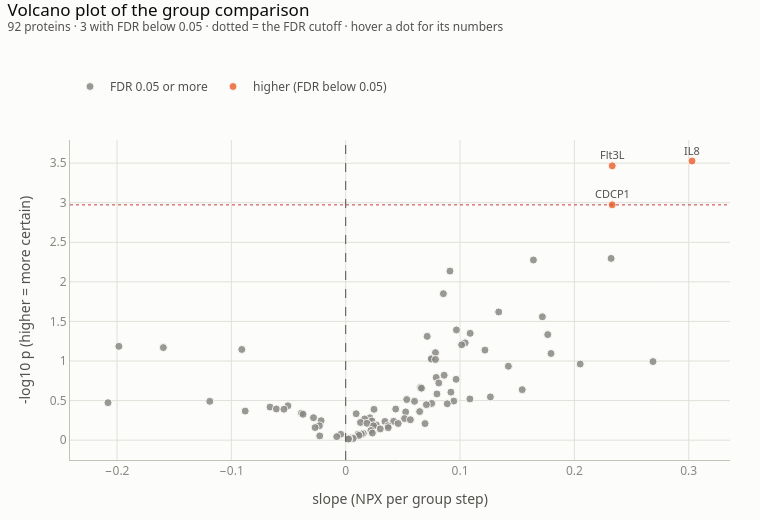

Source (notebook cell):
### Markdown cell above
**How to read this.** Three proteins have an FDR below 0.05: IL8, Flt3L and CDCP1. Each rises by
roughly 0.2 to 0.3 NPX per step, so T2DM sits about 0.5 NPX (1.4 times) above no diabetes. The FDR
corrects for testing 92 proteins at once.

### Code cell
plot_volcano(trend)

### Figure 1 — Plotly figure (JSON) as saved in the notebook; plotly's stock layout.template omitted (floating-point values rounded to 4 significant figures; data arrays with more than 128 entries replaced by an {"elided": "..."} marker saying what was removed)
{"data": [{"customdata": {"elided": "89x5 mixed values"}, "hovertemplate": "<b>%{customdata[0]}</b><br>slope %{x:+.2f} (%{customdata[1]:+.2f} to %{customdata[2]:+.2f})<br>p %{customdata[3]:.2g}<br>FDR %{customdata[4]:.2g}<extra></extra>", "marker": {"color": "#898781", "line": {"color": "#fcfcfb", "width": 1}, "opacity": 0.85, "size": 8}, "mode": "markers", "name": "FDR 0.05 or more", "type": "scatter", "x": [0.2321, 0.1642, 0.0912, 0.08543, 0.1338, 0.172, 0.09684, 0.1089, 0.1767, 0.07125, 0.1045, 0.1014, -0.1984, -0.1595, -0.09088, 0.1218, 0.0785, 0.1796, 0.07471, 0.07495, 0.07853, 0.2688, 0.2051, 0.1423, 0.0861, 0.07914, 0.09655, 0.0814, 0.06546, 0.06627, 0.1544, 0.09202, 0.07979, 0.1266, 0.1086, 0.05339, 0.09451, -0.1189, 0.06018, -0.2079, 0.0752, 0.08882, 0.07055, -0.05053, -0.0662, -0.06064, 0.04372, -0.05403, 0.02475, -0.08789, 0.06469, 0.05244, -0.03868, 0.009145, -0.03729, -0.02817, 0.02119, 0.05147, 0.01649, 0.05658, -0.0215, 0.02302, 0.04193, 0.03431, 0.01293, 0.01859, 0.04591, 0.06937, 0.02682, -0.02301, 0.03707, 0.02432, -0.02679, 0.03718, 0.03024, 0.02206, 0.02332, 0.0154, 0.0137, 0.01085, -0.00435, 0.01165, -0.02271, -0.007857, 0.005435, 0.003825, 0.006588, 0.002807, 0.002446], "y": [2.296, 2.276, 2.136, 1.85, 1.62, 1.559, 1.393, 1.35, 1.334, 1.311, 1.229, 1.205, 1.185, 1.17, 1.146, 1.138, 1.106, 1.095, 1.031, 1.026, 1.02, 0.9928, 0.9619, 0.9342, 0.8199, 0.7925, 0.7688, 0.7221, 0.6663, 0.6559, 0.638, 0.6068, 0.5841, 0.5463, 0.5209, 0.5132, 0.4934, 0.4906, 0.4904, 0.4734, 0.4645, 0.4596, 0.4484, 0.434, 0.418, 0.3944, 0.3929, 0.3913, 0.3894, 0.3673, 0.3613, 0.357, 0.3413, 0.3338, 0.3273, 0.2837, 0.2827, 0.2727, 0.2677, 0.2584, 0.2463, 0.2422, 0.2377, 0.2363, 0.2233, 0.2121, 0.2103, 0.2093, 0.1913, 0.1818, 0.1816, 0.1808, 0.1591, 0.1573, 0.1422, 0.1222, 0.08972, 0.08536, 0.07679, 0.07547, 0.07379, 0.05961, 0.05372, 0.04448, 0.03489, 0.02725, 0.02175, 0.01767, 0.01462]}, {"customdata": [["IL8", 0.1415, 0.4642, 0.0002972, 0.01575], ["Flt3L", 0.1076, 0.3586, 0.0003423, 0.01575], ["CDCP1", 0.09522, 0.3709, 0.001065, 0.03265]], "hovertemplate": "<b>%{customdata[0]}</b><br>slope %{x:+.2f} (%{customdata[1]:+.2f} to %{customdata[2]:+.2f})<br>p %{customdata[3]:.2g}<br>FDR %{customdata[4]:.2g}<extra></extra>", "marker": {"color": "#eb6834", "line": {"color": "#fcfcfb", "width": 1}, "opacity": 0.85, "size": 8}, "mode": "markers", "name": "higher (FDR below 0.05)", "type": "scatter", "x": [0.3029, 0.2331, 0.2331], "y": [3.527, 3.466, 2.973]}], "layout": {"annotations": [{"font": {"color": "#52514e", "size": 11}, "showarrow": false, "text": "IL8", "x": 0.3029, "y": 3.527, "yshift": 11}, {"font": {"color": "#52514e", "size": 11}, "showarrow": false, "text": "Flt3L", "x": 0.2331, "y": 3.466, "yshift": 11}, {"font": {"color": "#52514e", "size": 11}, "showarrow": false, "text": "CDCP1", "x": 0.2331, "y": 2.973, "yshift": 11}], "font": {"color": "#52514e", "family": "system-ui, -apple-system, 'Segoe UI', sans-serif", "size": 12}, "height": 520, "hoverlabel": {"bgcolor": "white", "font": {"color": "#0b0b0b", "family": "system-ui, -apple-system, 'Segoe UI', sans-serif"}}, "legend": {"font": {"color": "#52514e"}, "orientation": "h", "title": {"font": {"color": "#52514e"}, "text": ""}, "x": 0, "xanchor": "left", "y": 0.8615, "yanchor": "top", "yref": "container"}, "margin": {"b": 60, "l": 70, "r": 30, "t": 140}, "paper_bgcolor": "#fcfcfb", "plot_bgcolor": "#fcfcfb", "shapes": [{"line": {"color": "#52514e", "dash": "dash", "width": 1}, "type": "line", "x0": 0, "x1": 0, "xref": "x", "y0": 0, "y1": 1, "yref": "y domain"}, {"line": {"color": "#d03b3b", "dash": "dot", "width": 1}, "type": "line", "x0": 0, "x1": 1, "xref": "x domain", "y0": 2.973, "y1": 2.973, "yref": "y"}], "title": {"font": {"color": "#0b0b0b", "size": 17}, "text": "Volcano plot of the group comparison<br><sup style='color:#52514e'>92 proteins · 3 with FDR below 0.05 · dotted = the FDR cutoff · hover a dot for its numbers</sup>", "x": 0.01, "xanchor": "left", "y": 0.9692, "yanchor": "top", "yref": "container"}, "width": 760, "xaxis": {"gridcolor": "#e1e0d9", "linecolor": "#c3c2b7", "tickfont": {"color": "#898781"}, "title": {"text": "slope (NPX per group step)"}, "zeroline": false}, "yaxis": {"gridcolor": "#e1e0d9", "linecolor": "#c3c2b7", "tickfont": {"color": "#898781"}, "title": {"text": "-log10 p (higher = more certain)"}, "zeroline": false}}}
